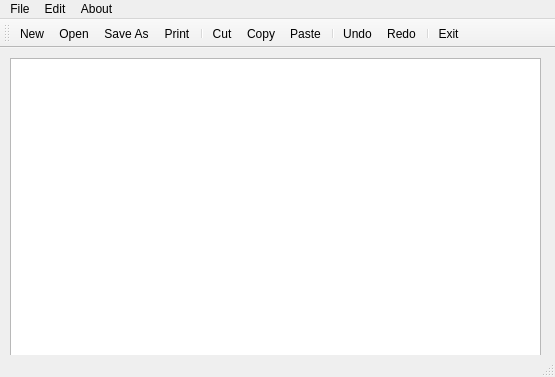
<?xml version="1.0" encoding="UTF-8"?>
<ui version="4.0">
 <class>MainWindow</class>
 <widget class="QMainWindow" name="MainWindow">
  <property name="geometry">
   <rect>
    <x>0</x>
    <y>0</y>
    <width>555</width>
    <height>377</height>
   </rect>
  </property>
  <property name="windowTitle">
   <string>MainWindow</string>
  </property>
  <widget class="QWidget" name="centralwidget">
   <widget class="QWidget" name="verticalLayoutWidget">
    <property name="geometry">
     <rect>
      <x>10</x>
      <y>10</y>
      <width>531</width>
      <height>321</height>
     </rect>
    </property>
    <layout class="QVBoxLayout" name="verticalLayout">
     <item>
      <widget class="QTextEdit" name="textEdit"/>
     </item>
    </layout>
   </widget>
  </widget>
  <widget class="QMenuBar" name="menubar">
   <property name="geometry">
    <rect>
     <x>0</x>
     <y>0</y>
     <width>555</width>
     <height>20</height>
    </rect>
   </property>
   <widget class="QMenu" name="menuFile">
    <property name="title">
     <string>File</string>
    </property>
    <addaction name="actionNew"/>
    <addaction name="actionOpen"/>
    <addaction name="actionSave_As"/>
    <addaction name="actionPrint"/>
    <addaction name="separator"/>
    <addaction name="actionExit"/>
   </widget>
   <widget class="QMenu" name="menuEdit">
    <property name="title">
     <string>Edit</string>
    </property>
    <addaction name="actionCopy"/>
    <addaction name="actionPaste"/>
    <addaction name="actionCut"/>
    <addaction name="actionUndo"/>
    <addaction name="actionRedo"/>
   </widget>
   <widget class="QMenu" name="menuAbout">
    <property name="title">
     <string>About</string>
    </property>
    <addaction name="actionAbout"/>
   </widget>
   <addaction name="menuFile"/>
   <addaction name="menuEdit"/>
   <addaction name="menuAbout"/>
  </widget>
  <widget class="QStatusBar" name="statusbar"/>
  <widget class="QToolBar" name="toolBar">
   <property name="windowTitle">
    <string>toolBar</string>
   </property>
   <attribute name="toolBarArea">
    <enum>TopToolBarArea</enum>
   </attribute>
   <attribute name="toolBarBreak">
    <bool>false</bool>
   </attribute>
   <addaction name="actionNew"/>
   <addaction name="actionOpen"/>
   <addaction name="actionSave_As"/>
   <addaction name="actionPrint"/>
   <addaction name="separator"/>
   <addaction name="actionCut"/>
   <addaction name="actionCopy"/>
   <addaction name="actionPaste"/>
   <addaction name="separator"/>
   <addaction name="actionUndo"/>
   <addaction name="actionRedo"/>
   <addaction name="separator"/>
   <addaction name="actionExit"/>
  </widget>
  <action name="actionNew">
   <property name="icon">
    <iconset resource="Resources.qrc">
     <normaloff>:/images/Icons/New.bmp</normaloff>:/images/Icons/New.bmp</iconset>
   </property>
   <property name="text">
    <string>New</string>
   </property>
  </action>
  <action name="actionOpen">
   <property name="icon">
    <iconset>
     <normalon>:/images/Icons/Open.bmp</normalon>
    </iconset>
   </property>
   <property name="text">
    <string>Open</string>
   </property>
  </action>
  <action name="actionSave_As">
   <property name="icon">
    <iconset>
     <normalon>:/images/Icons/Save.bmp</normalon>
    </iconset>
   </property>
   <property name="text">
    <string>Save As</string>
   </property>
  </action>
  <action name="actionPrint">
   <property name="icon">
    <iconset resource="Resources.qrc">
     <normaloff>:/images/Icons/printer-icon.png</normaloff>:/images/Icons/printer-icon.png</iconset>
   </property>
   <property name="text">
    <string>Print</string>
   </property>
  </action>
  <action name="actionExit">
   <property name="icon">
    <iconset resource="Resources.qrc">
     <normaloff>:/images/Icons/Close-2-icon.png</normaloff>:/images/Icons/Close-2-icon.png</iconset>
   </property>
   <property name="text">
    <string>Exit</string>
   </property>
  </action>
  <action name="actionCopy">
   <property name="icon">
    <iconset resource="Resources.qrc">
     <normaloff>:/images/Icons/Copy.bmp</normaloff>:/images/Icons/Copy.bmp</iconset>
   </property>
   <property name="text">
    <string>Copy</string>
   </property>
  </action>
  <action name="actionPaste">
   <property name="icon">
    <iconset resource="Resources.qrc">
     <normaloff>:/images/Icons/Paste.bmp</normaloff>:/images/Icons/Paste.bmp</iconset>
   </property>
   <property name="text">
    <string>Paste</string>
   </property>
  </action>
  <action name="actionCut">
   <property name="icon">
    <iconset resource="Resources.qrc">
     <normaloff>:/images/Icons/Cut.bmp</normaloff>:/images/Icons/Cut.bmp</iconset>
   </property>
   <property name="text">
    <string>Cut</string>
   </property>
  </action>
  <action name="actionUndo">
   <property name="icon">
    <iconset resource="Resources.qrc">
     <normaloff>:/images/Icons/Undo-icon.png</normaloff>:/images/Icons/Undo-icon.png</iconset>
   </property>
   <property name="text">
    <string>Undo</string>
   </property>
  </action>
  <action name="actionRedo">
   <property name="icon">
    <iconset resource="Resources.qrc">
     <normaloff>:/images/Icons/Redo-icon.png</normaloff>:/images/Icons/Redo-icon.png</iconset>
   </property>
   <property name="text">
    <string>Redo</string>
   </property>
  </action>
  <action name="actionAbout">
   <property name="text">
    <string>About</string>
   </property>
  </action>
 </widget>
 <resources>
  <include location="Resources.qrc"/>
 </resources>
 <connections/>
</ui>
